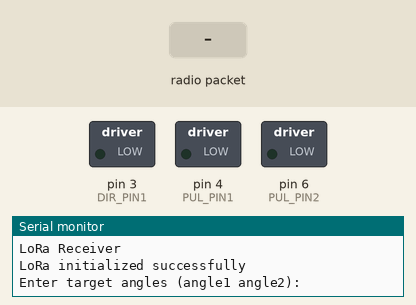
This sketch was run on a simulated Arduino Uno, built with avr-gcc and run on an emulated ATmega328P. Parts: switched loads named in the sketch (green lamp = pin HIGH), the last lines printed to the serial monitor. Inputs (shaded band) come from the test bench. No radio packets arrive unless stated; pins used as bus, display or sensor lines are not drawn.

Above: at 1.2 s.
1.3 s: radio packet "Value 1:" arrives
At 3.1 s:
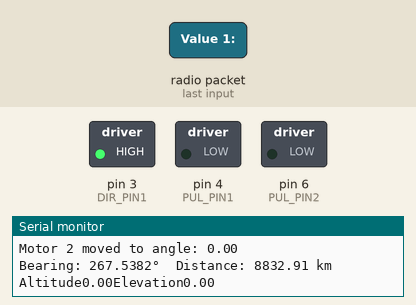
4.0 s: radio packet "2" arrives
At 5.1 s:
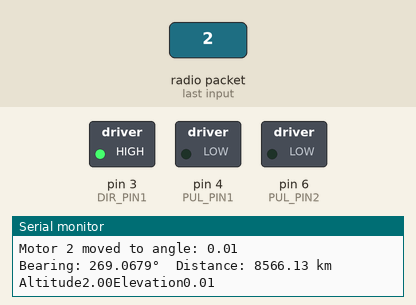
6.0 s: radio packet "Value 2:" arrives
At 7.2 s:
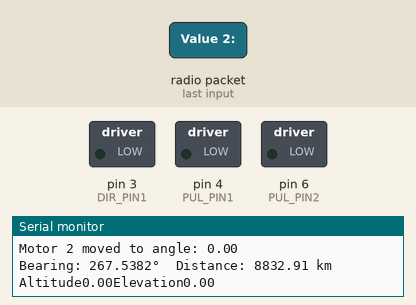
8.1 s: radio packet "Value 3:" arrives
At 8.9 s:
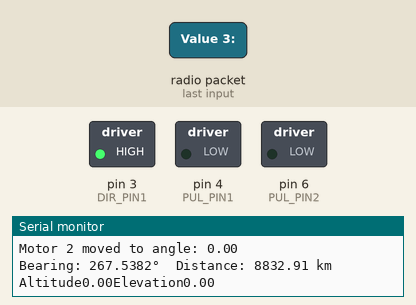
Timing chart, 0 to 11.0 s (numbered marks = the images above; inputs shaded):
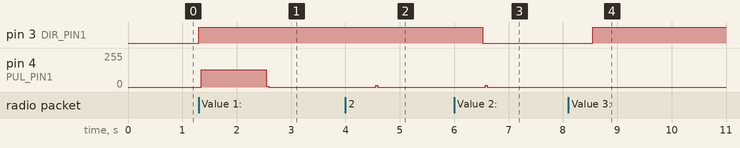

The sketch:

lora_algo.ino
```cpp
#include <SPI.h>
#include <LoRa.h>
#include <math.h>
#include <string.h>

#define PUL_PIN1 4
#define DIR_PIN1 3

#define PUL_PIN2 6
#define DIR_PIN2 5

#define SCK 13
#define MISO 12
#define MOSI 11
#define SS 5       // Chip Select
#define RST 32     // Reset
#define DIO0 2    // Interrupt


const float stepAngle = 1.8;
const int microstepping = 8;
const int stepsPerRev = (360 / stepAngle) * microstepping;
const float stepsPerDegree = stepsPerRev / 360.0;

long currentPosition1 = 0;
long currentPosition2 = 0;

double lat_base=12.9702572;
double lon_base=79.1563892;

// Alogrithm functions start

double EARTH_RADIUS=6371.0;

double toRadians(double degrees) {
  return degrees * (M_PI / 180.0);
}

double toDegrees(double radians) {
  return radians * (180.0 / M_PI);
}

// Fixed bearing calculation
double calculateBearing(double lat1, double lon1, double lat2, double lon2) {
  double lat1Rad = toRadians(lat1);
  double lon1Rad = toRadians(lon1);
  double lat2Rad = toRadians(lat2);
  double lon2Rad = toRadians(lon2);

  double deltaLon = lon2Rad - lon1Rad;

  double y = sin(deltaLon) * cos(lat2Rad);
  double x = cos(lat1Rad) * sin(lat2Rad) - sin(lat1Rad) * cos(lat2Rad) * cos(deltaLon);

  double bearingRad = atan2(y, x);
  double bearing = toDegrees(bearingRad);

  // Normalize to 0-360
  bearing = fmod(bearing + 360.0, 360.0);
  return bearing;
}

double haversineDistance(double lat1, double lon1, double lat2, double lon2) {

  double lat1Rad = toRadians(lat1);
  double lon1Rad = toRadians(lon1);
  double lat2Rad = toRadians(lat2);
  double lon2Rad = toRadians(lon2);

  // Calculate differences
  double dLat = lat2Rad - lat1Rad;
  double dLon = lon2Rad - lon1Rad;

  // Haversine formula
  double a = pow(sin(dLat / 2), 2) +
             cos(lat1Rad) * cos(lat2Rad) * pow(sin(dLon / 2), 2);
  double c = 2 * atan2(sqrt(a), sqrt(1 - a));

  // Distance in kilometers
  return EARTH_RADIUS * c;
}

double calculateelevation(double alt, double dist){
  double x = toDegrees(atan2(alt,dist));
  return x;
}

//Alogrithm function end

// Algorithm for motor

void moveBothMotors(float angle1, float angle2) {
  long targetSteps1 = angle1 * stepsPerDegree;
  long targetSteps2 = angle2 * stepsPerDegree;
  long stepsToMove1 = targetSteps1 - currentPosition1;
  long stepsToMove2 = targetSteps2 - currentPosition2;

  // Determine direction for motor 1
  if (stepsToMove1 >= 0) {
    digitalWrite(DIR_PIN1, HIGH);  // Rotate clockwise
  } else {
    digitalWrite(DIR_PIN1, LOW);   // Rotate counterclockwise
    stepsToMove1 = -stepsToMove1;  // Convert to positive steps
  }

  // Determine direction for motor 2
  if (stepsToMove2 >= 0) {
    digitalWrite(DIR_PIN2, HIGH);  // Rotate clockwise
  } else {
    digitalWrite(DIR_PIN2, LOW);   // Rotate counterclockwise
    stepsToMove2 = -stepsToMove2;  // Convert to positive steps
  }

  stepsToMove1 = abs(stepsToMove1);
  stepsToMove2 = abs(stepsToMove2);

  long maxSteps = max(stepsToMove1, stepsToMove2);

  for (long i = 0; i < maxSteps; i++) {
    if (i < stepsToMove1) digitalWrite(PUL_PIN1, HIGH);
    if (i < stepsToMove2) digitalWrite(PUL_PIN2, HIGH);
    delayMicroseconds(500);
    digitalWrite(PUL_PIN1, LOW);
    digitalWrite(PUL_PIN2, LOW);
    delayMicroseconds(500);
  }

  currentPosition1 = targetSteps1;
  currentPosition2 = targetSteps2;

  Serial.print("Motor 1 moved to angle: ");
  Serial.println(angle1);
  Serial.print("Motor 2 moved to angle: ");
  Serial.println(angle2);
}

//Algorithm for motor ends


void setup() {
  Serial.begin(115200);
  while (!Serial);
  Serial.println("LoRa Receiver");

  LoRa.setPins(SS, RST, DIO0);

  if (!LoRa.begin(915E6)) { // Frequency (915 MHz to match the transmitter)
    Serial.println("Starting LoRa failed!");
    while (1);
  }
  Serial.println("LoRa initialized successfully");

  pinMode(PUL_PIN1, OUTPUT);
  pinMode(DIR_PIN1, OUTPUT);
  pinMode(PUL_PIN2, OUTPUT);
  pinMode(DIR_PIN2, OUTPUT);

  Serial.println("Enter target angles (angle1 angle2):");
}

void loop() {
  int packetSize = LoRa.parsePacket();
  if (packetSize) {
    // Received a packet
    Serial.print("Received packet '");

    // Read full packet
    String receivedData = "";
    while (LoRa.available()) {
      receivedData += (char)LoRa.read();
    }


    // Split the received data by commas
    int firstComma = receivedData.indexOf(',');
    int secondComma = receivedData.indexOf(',', firstComma + 1);
    int thirdComma = receivedData.indexOf(',', secondComma + 1);

    // Extract individual values
    String value1Str = receivedData.substring(0, firstComma);
    String value2Str = receivedData.substring(firstComma + 1, secondComma);
    String value3Str = receivedData.substring(secondComma + 1, thirdComma);
    String value4Str = receivedData.substring(thirdComma + 1);

    // Convert to double
    double time = value1Str.toDouble();
    double alt = value2Str.toDouble();
    double lat = value3Str.toDouble();
    double lon = value4Str.toDouble();

    double bearing = calculateBearing(lat_base, lon_base, lat, lon);
    double distance = haversineDistance(lat_base, lon_base, lat, lon);
    double elevation = calculateelevation(alt, distance);

    moveBothMotors(bearing, elevation);

  Serial.print("Bearing: ");
  Serial.print(bearing, 4);
  Serial.print("°");
  Serial.print("  ");
  Serial.print("Distance: ");
  Serial.print(distance);
  Serial.print(" km");
  Serial.print("  ");
  Serial.print("Altitude");
  Serial.print(alt);
  Serial.print("Elevation");
  Serial.println(elevation);

  delay(2000);


    // Print the values
    //Serial.println("'");
    //Serial.print("Value 1: "); Serial.println(value1);
    //Serial.print("Value 2: "); Serial.println(value2);
    //Serial.print("Value 3: "); Serial.println(value3);
    //Serial.print("Value 4: "); Serial.println(value4);

    // Print RSSI
    //Serial.print("RSSI: ");
    //Serial.println(LoRa.packetRssi());
  }
}
```

Measured:
- after the input at 1.3 s, pin 3 (DIR_PIN1): LOW → HIGH at once; pin 4 (PUL_PIN1): 0/255 → 128/255 at once, → 0/255 1.2 s later
- after the input at 4.0 s, pin 4 (PUL_PIN1): 0/255 → 13/255 after 0.56 s, → 0/255 0.04 s later
- after the input at 6.0 s, pin 3 (DIR_PIN1): HIGH → LOW after 0.53 s; pin 4 (PUL_PIN1): 0/255 → 13/255 after 0.57 s, → 0/255 0.04 s later
- after the input at 8.1 s, pin 3 (DIR_PIN1): LOW → HIGH after 0.44 s
